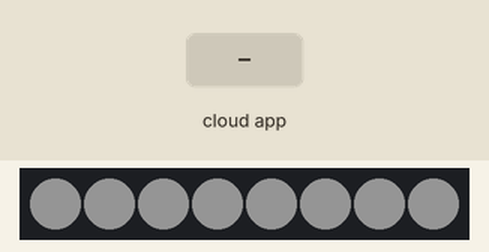
Recording of a sketch running on a simulated ESP32. On the bench: 8 RGB LEDs in strip order, left to right. Inputs (shaded band) come from the test bench. Dim RGB values are drawn brighter than linear; WiFi joins after 1.5 s; servers stay silent unless stated; the Firebase database answers and starts empty; what the sketch prints to the serial monitor is not drawn.

Above: at 2.8 s.
2.9 s: the phone or cloud app sets status to streak
At 3.4 s:
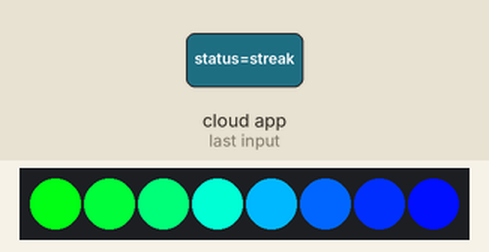
5.6 s: the phone or cloud app sets status to break
At 7.82 s:
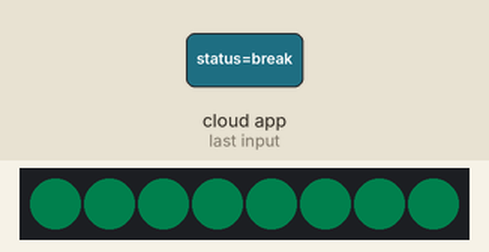
7.9 s: the phone or cloud app sets status to alert
At 10.62 s:
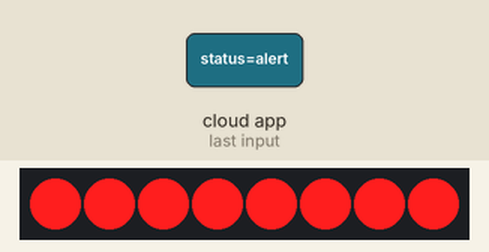
11.4 s: the phone or cloud app sets status to streak
At 13.82 s:
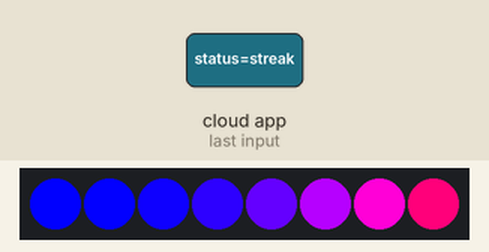
Timing chart, 0 to 27.7 s (numbered marks = the images above; inputs shaded):
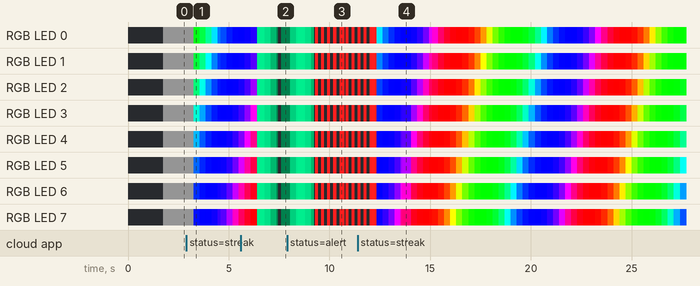

The sketch:

esp32_clip.ino
```cpp
/*
  DisciplineOS clip firmware — ESP32 + WS2812 LED(s)

  Libraries needed (install via Arduino Library Manager):
    - Firebase ESP Client (by mobizt)   -> handles the Realtime DB connection
    - Adafruit NeoPixel                 -> drives the WS2812 LED(s)

  Wiring:
    - WS2812 data pin -> ESP32 GPIO 5 (change LED_PIN below if different)
    - WS2812 5V -> ESP32 5V / VIN, GND -> GND

  What this does:
    Every ~1.5s it reads users/{uid}/status from Firebase Realtime DB
    (the same path the React app writes to from FocusSprint.jsx) and sets
    the LED pattern to match: idle / focus / break / alert / streak.
*/

#include <WiFi.h>
#include <Firebase_ESP_Client.h>
#include <Adafruit_NeoPixel.h>

// ---- fill these in ----
#define WIFI_SSID "YOUR_WIFI_NAME"
#define WIFI_PASSWORD "YOUR_WIFI_PASSWORD"
#define FIREBASE_HOST "your-project-id-default-rtdb.firebaseio.com" // no https://, no trailing slash
#define FIREBASE_AUTH "YOUR_DATABASE_SECRET_OR_LEGACY_TOKEN"        // Project settings > Service accounts > Database secrets
#define USER_ID "demo-user" // must match VITE_DEMO_USER_ID in the web app's .env

#define LED_PIN 5
#define LED_COUNT 8

Adafruit_NeoPixel strip(LED_COUNT, LED_PIN, NEO_GRB + NEO_KHZ800);
FirebaseData fbdo;
FirebaseAuth auth;
FirebaseConfig config;

String currentStatus = "idle";
unsigned long lastPoll = 0;
const unsigned long POLL_INTERVAL_MS = 1500;

void setup() {
  Serial.begin(115200);
  strip.begin();
  strip.show();

  WiFi.begin(WIFI_SSID, WIFI_PASSWORD);
  Serial.print("Connecting to WiFi");
  while (WiFi.status() != WL_CONNECTED) {
    delay(400);
    Serial.print(".");
  }
  Serial.println("\nWiFi connected: " + WiFi.localIP().toString());

  config.host = FIREBASE_HOST;
  config.signer.tokens.legacy_token = FIREBASE_AUTH;
  Firebase.begin(&config, &auth);
  Firebase.reconnectWiFi(true);
}

void loop() {
  unsigned long now = millis();
  if (now - lastPoll >= POLL_INTERVAL_MS) {
    lastPoll = now;
    pollStatus();
  }
  renderStatus();
}

void pollStatus() {
  String path = "/users/" + String(USER_ID) + "/status";
  if (Firebase.RTDB.getString(&fbdo, path)) {
    currentStatus = fbdo.stringData();
  } else {
    Serial.println("Firebase read failed: " + fbdo.errorReason());
  }
}

// Called every loop so animated patterns (pulse, flash) stay smooth
// between the ~1.5s status polls.
void renderStatus() {
  if (currentStatus == "focus") {
    solidColor(0, 120, 255); // blue
  } else if (currentStatus == "break") {
    pulseColor(0, 200, 120); // green, breathing
  } else if (currentStatus == "alert") {
    flashColor(255, 30, 30); // red, fast flash
  } else if (currentStatus == "streak") {
    rainbowCycle();
  } else {
    solidColor(20, 20, 20); // idle: dim white
  }
}

void solidColor(int r, int g, int b) {
  for (int i = 0; i < LED_COUNT; i++) strip.setPixelColor(i, strip.Color(r, g, b));
  strip.show();
}

void pulseColor(int r, int g, int b) {
  float phase = (millis() % 2000) / 2000.0;
  float brightness = (sin(phase * 2 * PI) + 1) / 2; // 0..1
  solidColor(r * brightness, g * brightness, b * brightness);
}

void flashColor(int r, int g, int b) {
  bool on = (millis() / 150) % 2 == 0;
  solidColor(on ? r : 0, on ? g : 0, on ? b : 0);
}

void rainbowCycle() {
  uint16_t hue = (millis() * 8) % 65536;
  for (int i = 0; i < LED_COUNT; i++) {
    strip.setPixelColor(i, strip.gamma32(strip.ColorHSV(hue + i * 2000)));
  }
  strip.show();
}
```

Measured:
- after the input at 5.6 s, the LEDs: first differ from a run without the input after 0.80 s (image 2 shows a later state)
- after the input at 7.9 s, the LEDs: first differ from a run without the input after 1.4 s (image 3)
- after the input at 11.4 s, the LEDs: first differ from a run without the input after 0.94 s (image 4 shows a later state)
- what the display in image 4 shows lasts 0.5 s, from 13.6 s to 14.1 s
